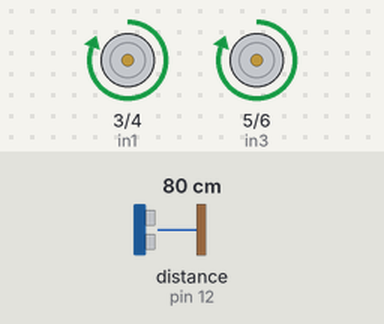
Bench run of a sketch on a simulated Arduino Uno, built with avr-gcc and run on an emulated ATmega328P. Parts: motor-driver pin pairs drawn as motors (green arrow = first pin HIGH = forward, orange = second pin HIGH = backward, longer = more drive, scaled by the enable pin). Inputs (shaded band) come from the test bench; at power-on: distance to the obstacle (sensor on pin 12) 80 cm. The echo pulse lasts 58.3 µs per cm; what the sketch prints to the serial monitor is not drawn.

Above: at 0.2 s.
Timing chart, 0 to 1.7 s (numbered marks = the images above):
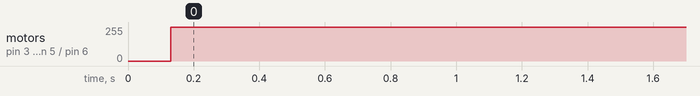

The sketch:

Danlu_L298_1Motor_TEST.ino
```cpp
#include "SR04.h"
// Motor A connections
int enA = 2;
int in1 = 3;
int in2 = 4;
int enB = 7;
int in3 = 5;
int in4 = 6;
#define TRIG_PIN 12
#define ECHO_PIN 13

SR04 sr04 = SR04(ECHO_PIN,TRIG_PIN);
long a;

void setup() {
  Serial.begin(9600); //Initialization of Serial Port

  // Set all the motor control pins to outputs
  pinMode(enA, OUTPUT);
  pinMode(in1, OUTPUT);
  pinMode(in2, OUTPUT);
  pinMode(enB, OUTPUT);
  pinMode(in3, OUTPUT);
  pinMode(in4, OUTPUT);
  pinMode(in3, OUTPUT);
  pinMode(in4, OUTPUT);
}

void loop() {

  a = sr04.Distance();
   Serial.print(a);
   Serial.println("cm");//The difference between "Serial.print" and "Serial.println"
                        //is that "Serial.println" can change lines.
   delay(100);
  // set speed to 50%
  analogWrite(enA, 255);
  analogWrite(enB, 255);

  // Turn on motor - forward
  digitalWrite(in1, HIGH);
  digitalWrite(in2, LOW);
  digitalWrite(in3, HIGH);
  digitalWrite(in4, LOW);
  delay(200);

}
```

Measured:
- by itself, motor on pin 3 (in1) / pin 4 (in2), motor on pin 5 (in3) / pin 6 (in4): stopped → forward 255/255 at 0.13 s
